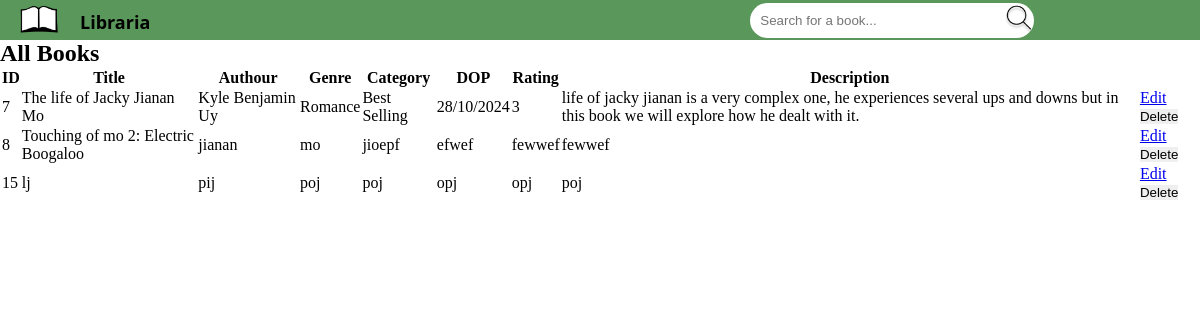
/viewbooks, run on an earlier commit of the app's database.
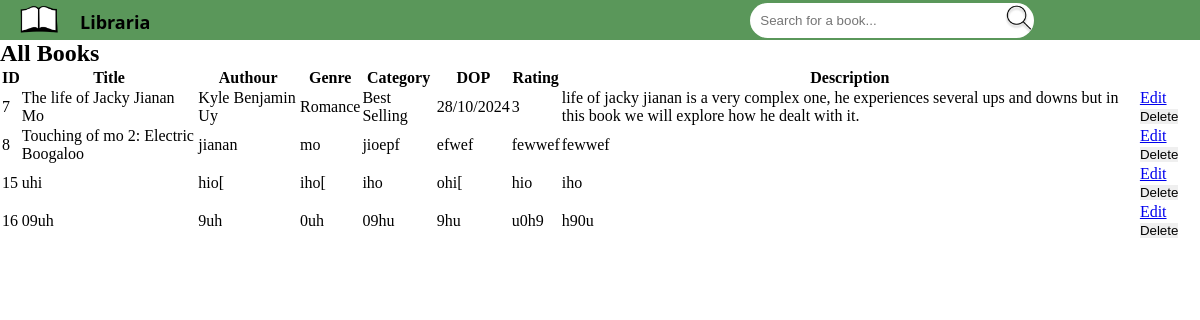
And on a later commit of the database.
### tables this page shows
CREATE TABLE "library" (
	"Id"	INTEGER NOT NULL UNIQUE,
	"Title"	TEXT NOT NULL,
	"Authour"	TEXT NOT NULL,
	"Genre"	TEXT NOT NULL,
	"Category"	TEXT NOT NULL,
	"Published"	TEXT NOT NULL,
	"Rating"	INTEGER NOT NULL,
	"Description"	TEXT NOT NULL,
	PRIMARY KEY("Id" AUTOINCREMENT)
);

### app.py (the view)
@app.route('/viewbooks', methods=('POST', 'GET'))
def viewbooks():
    conn = get_db_connection()
    sql = "SELECT * FROM library"
    books = conn.execute(sql).fetchall()
    conn.close()
    return render_template('allbooks.html', books=books)

### app.py (called while the page is built)
def get_db_connection():
    conn = sqlite3.connect('book.db')
    conn.row_factory = sqlite3.Row
    return conn

### templates/allbooks.html
{% extends "index.html" %}
{% block body %}
{% block content %}
<body>
<h2>All Books</h2>
<table id="viewbooks">
    <thead>
        <tr>
            <th>ID</th>
            <th>Title</th>
            <th>Authour</th>
            <th>Genre</th>
            <th>Category</th>
            <th>DOP</th>
            <th>Rating</th>
            <th>Description</th>
        </tr>
    </thead>
    <tbody>
        {% for books in books %}
        <tr>
            <td>{{ books.id }}</td>
            <td>{{ books.title }}</td>
            <td>{{ books.authour }}</td>
            <td>{{ books.genre }}</td>
            <td>{{ books.category }}</td>
            <td>{{ books.published }}</td>
            <td>{{ books.rating }}</td>
            <td>{{ books.description }}</td>
            <td>
                <a href="{{ url_for('edit_book', id=books.id) }}">Edit</a>
                <form action="{{ url_for('delete_book', id=books.id) }}" method="post" style="display:inline;">
                    <button type="submit">Delete</button>
            </td>
        </tr>
        {% endfor %}
    </tbody>
</table>
{% endblock %}
</body>
</html>
{% endblock %}

### templates/index.html (shortened to what this page needs)
<!DOCTYPE html>
<html>
<head>
    <link rel="stylesheet" href="{{ url_for('static', filename='stylesheet.css') }}">
</head>
<body>
    <ul id="navbar">
        <li class="navitem"><a id="navtext" href="{{ url_for('index') }}"><img src="{{ url_for('static', filename='logo.png') }}" id="logo"/></a></li>
        <li class="navitem"><a id="navtext" href="{{ url_for('index') }}">Libraria</a></li>
        <input id="search" class="searchicon" type="text" placeholder="Search for a book...">
        <li class="navright"><a id="navtext" href="{{ url_for('viewbooks') }}">View books</a></li>
        <li class="navright"><a id="navtext" href="{{ url_for('newbook') }}"><img id="addbook" src="{{ url_for('static', filename='addbook.png') }}" /></a></li>
    </ul>
{% block body %}{% endblock %}

### static/stylesheet.css (style rules this page uses)
* { margin: 0; padding: 0; border: 0; }
#navbar { list-style-type: none; overflow: hidden; background-color: #5A975A; margin: 0px; padding: 0px; height: 40px; }
.navitem { float: left; }
#logo { float: left; width: 40px; height: 20px; margin: 0px; padding: 0px; object-fit: cover; overflow: visible; }
#navtext { display: block; font-family: 'Segoe UI', Tahoma, Geneva, Verdana, sans-serif; color: black; text-align: center; padding-top: 10px; padding-left: 20px; text-decoration: none; font-weight: bold; font-size: large; }
#search { margin-top: 3px; margin-left: 600px; width: 22%; border-radius: 20px; padding: 10px; background-color: white; }
.searchicon { background: url("magnify.png") no-repeat right; background-size: 30px; margin-right: 100px; }
.navright { float: right; object-fit: cover; padding-right: 5px; padding-bottom: 10px; size: 10px; }
#viewbooks { border-color: black; border: 100px; }

What changed in the data, as far as the page shows it:
changed library id 15: title "lj" → "uhi"; authour "pij" → "hio["; genre "poj" → "iho["; category "poj" → "iho"; published "opj" → "ohi["; rating "opj" → "hio"; description "poj" → "iho"
added library: id "16", title "09uh", authour "9uh", genre "0uh", category "09hu", published "9hu", rating "u0h9", description "h90u"
